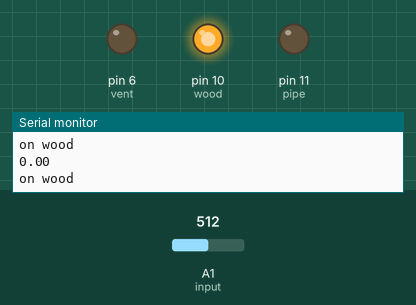
This sketch was run on a simulated Arduino Uno, built with avr-gcc and run on an emulated ATmega328P. Shown: output pins drawn as LEDs (lit = HIGH), the last lines printed to the serial monitor. The test bench sets the inputs (shaded band); at power-on: A1 (input) = 512.

Above: at 1.2 s.
1.3 s: A1 (input) set to 598
2.8 s: A1 (input) set to 620
At 4.0 s:
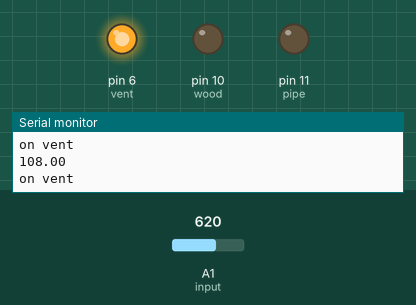
4.3 s: A1 (input) set to 306
At 5.5 s:
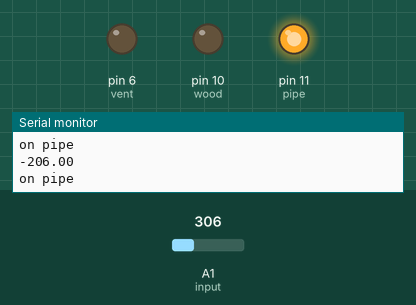
5.8 s: A1 (input) set to 448
7.3 s: A1 (input) set to 469
At 8.2 s:
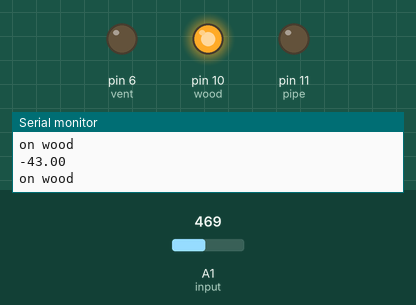
8.8 s: A1 (input) set to 716
At 9.6 s:
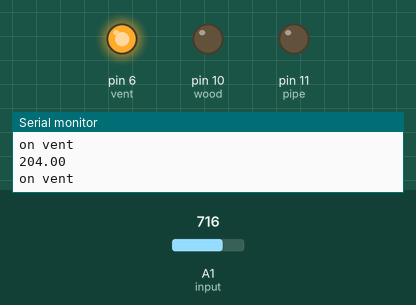
Timing chart, 0 to 11.3 s (numbered marks = the images above; inputs shaded):
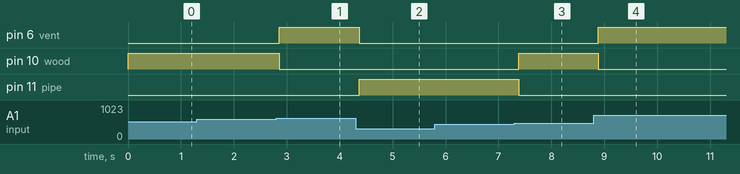

Measured:
- the behaviour switches between 611 and 612 on A1 (input) (found by bisection; images 0 and 1)
- the behaviour switches between 462 and 463 on A1 (input) (found by bisection; images 2 and 3)
- after the input at 2.8 s, pin 6 (vent): LOW → HIGH after 0.06 s; pin 10 (wood): HIGH → LOW after 0.06 s
- after the input at 4.3 s, pin 6 (vent): HIGH → LOW after 0.07 s; pin 11 (pipe): LOW → HIGH after 0.07 s
- after the input at 7.3 s, pin 10 (wood): LOW → HIGH after 0.08 s; pin 11 (pipe): HIGH → LOW after 0.08 s
- after the input at 8.8 s, pin 6 (vent): LOW → HIGH after 0.09 s; pin 10 (wood): HIGH → LOW after 0.09 s

The sketch:

ligh_sensor.ino
```cpp
float current = 0;
float base = 0;
int input = 15;
int wood = 10;
int pipe = 11;
int vent = 6;
float lastDelta = 0;
float delta = 0;
void setup()
{
  Serial.begin(9600);
  base = analogRead(input);//arduino takes initial voltage reading, this will be the baseline and the measurement for the wood surface
  pinMode(pipe, OUTPUT);
  pinMode(wood, OUTPUT);
  pinMode(vent, OUTPUT);
}

void material(float change)
//function takes change in voltage and determines the surface it is above
{
  if(change>=100)
  //if delta increases photo resisor is exposed to less light
  {
    Serial.println("on vent");//light decrease means surface is darker, meaning the vent
    digitalWrite(vent, 1);
    digitalWrite(wood,0);
    digitalWrite(pipe,0);
  }
  else if(change<=-50)
  {
    Serial.println("on pipe");// increase in light, means more reflection, meaning the pipe
    digitalWrite(vent, 0);
    digitalWrite(wood,0);
    digitalWrite(pipe,1);
  }
  else
  {
    Serial.println("on wood");// no change, still on baseline aka wook
    digitalWrite(vent, 0);
    digitalWrite(wood,1);
    digitalWrite(pipe,0);
  }
}
void loop()
{
  lastDelta = delta;
  current = (analogRead(input));// reads current voltage
  delta = (current - base);// gets change
  Serial.println(delta);
  material(delta);//checks surface
  delay(150);
}
```
